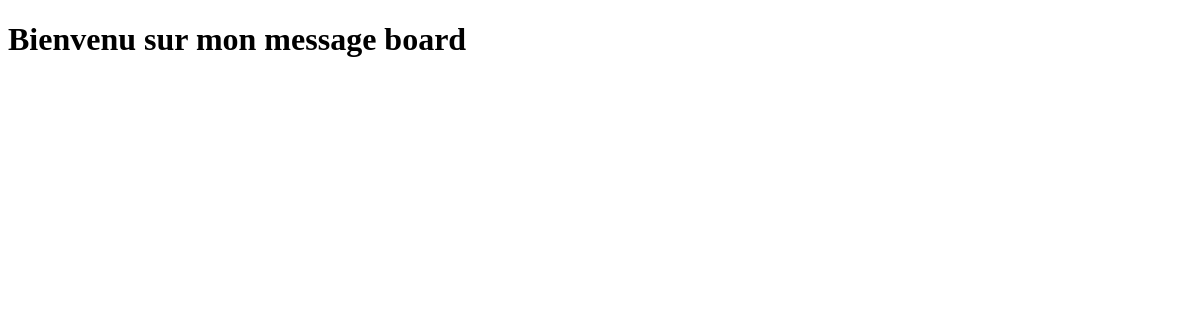
Before: / with the older database file.
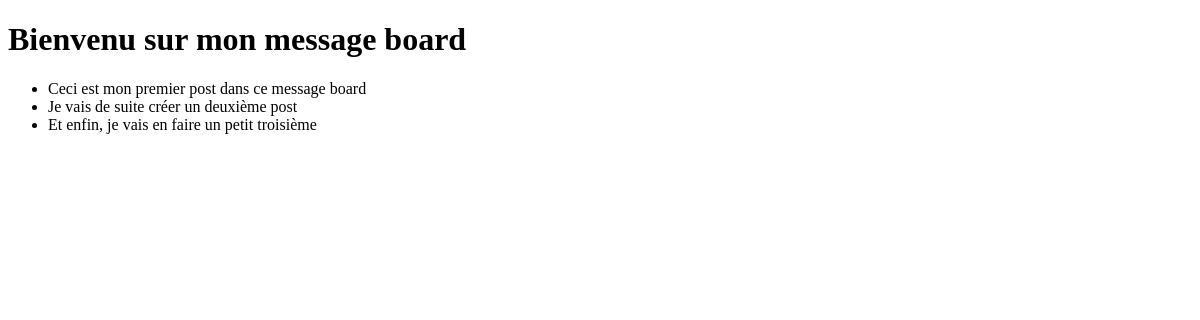
After: the same page with the newer database file.
### posts/models.py (models this page shows, shortened)
class Post(models.Model):
    text = models.TextField()

### posts/views.py (the view)
# urls.py: path('', PostListView.as_view(), name='home'),
class PostListView(ListView):
    model = Post
    template_name = "home.html"

### templates/home.html
{% extends 'base.html' %}
{% block content %}
<h1>Bienvenu sur mon message board</h1>
<ul>
{% for post in object_list %}
    <li>{{ post.text }}</li>
{% endfor %}
</ul>
{% endblock content %}

### templates/base.html (shortened to what this page needs)
<!DOCTYPE html>
<html lang="en">
<head>
</head>
<body>
    {% block content %}
    {% endblock content %}
</body>
</html>

Changed rows visible on the page:
added Post: text "Ceci est mon premier post dans ce message board"
added Post: text "Je vais de suite créer un deuxième post"
added Post: text "Et enfin, je vais en faire un petit troisième"
